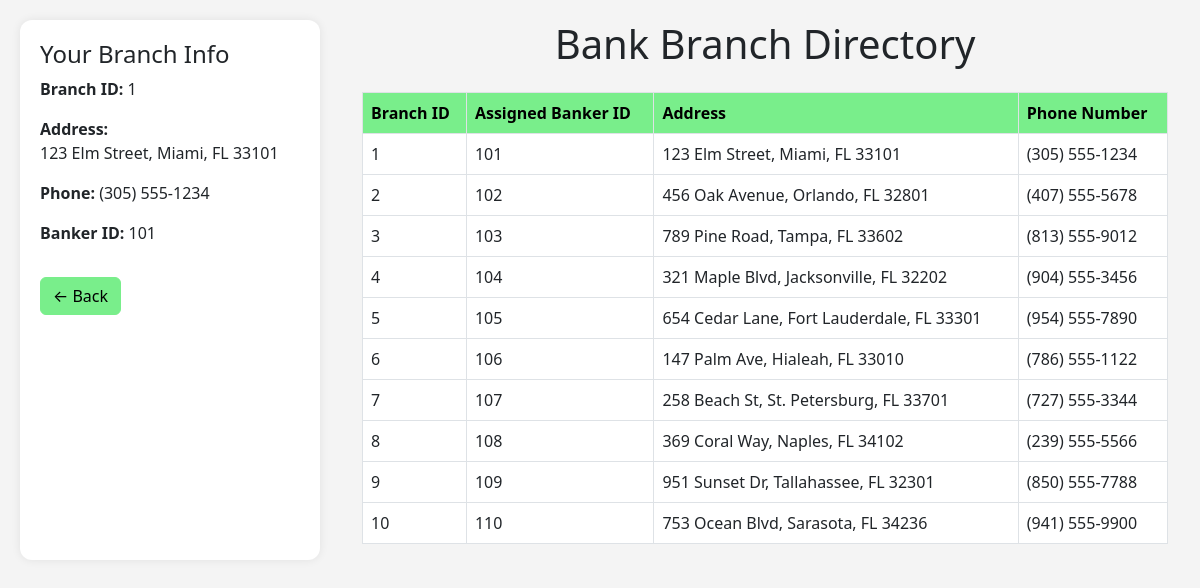
/Branch.php (signed in), run on the app's committed database.
### tables this page shows
CREATE TABLE Branch (
    BranchID INT PRIMARY KEY,
    AssignedBankerID INT,
    Address VARCHAR(255),
    PhoneNumber VARCHAR(20)
);

### Branch.php (the view, shortened to what this page needs)
<?php
include 'config.php';
$customerID = $_SESSION['CustomerID'];
$branchID = null;
$branchProfile = null;
$branchResult = mysqli_query($conn, "
    SELECT b.BranchID, b.Address, b.PhoneNumber, b.AssignedBankerID
    FROM Customer c
    JOIN Branch b ON c.BranchID = b.BranchID
    WHERE c.CustomerID = $customerID
");
if ($branchResult && mysqli_num_rows($branchResult) > 0) {
    $branchProfile = mysqli_fetch_assoc($branchResult);
    $branchID = $branchProfile['BranchID'];
}
$branches = mysqli_query($conn, "SELECT * FROM Branch");
?>
<!DOCTYPE html>
<html lang="en">
<head>
    <link href="https://cdn.jsdelivr.net/npm/bootstrap@5.3.0/dist/css/bootstrap.min.css" rel="stylesheet">
</head>
<body>
    <div class="sidebar">
        <h4> Your Branch Info</h4>
        <?php if ($branchProfile): ?>
            <p><strong>Branch ID:</strong> <?= $branchProfile['BranchID'] ?></p>
            <p><strong>Address:</strong><br><?= $branchProfile['Address'] ?></p>
            <p><strong>Phone:</strong> <?= $branchProfile['PhoneNumber'] ?></p>
            <p><strong>Banker ID:</strong> <?= $branchProfile['AssignedBankerID'] ?></p>
        <?php else: ?>
            <p>No branch information available.</p>
        <?php endif; ?>
        <a href="bankaccount.php" class="btn btn-back mt-3">← Back</a>
    </div>
    <div class="main-content container">
        <h1 class="text-center mb-4">Bank Branch Directory</h1>
        <table class="table table-bordered table-green">
            <thead>
                <tr>
                    <th>Branch ID</th>
                    <th>Assigned Banker ID</th>
                    <th>Address</th>
                    <th>Phone Number</th>
                </tr>
            </thead>
            <tbody>
                <?php while ($row = mysqli_fetch_assoc($branches)): ?>
                    <tr class="<?= ($row['BranchID'] == $branchID) ? 'highlight' : '' ?>">
                        <td><?= htmlspecialchars($row['BranchID']) ?></td>
                        <td><?= htmlspecialchars($row['AssignedBankerID']) ?></td>
                        <td><?= htmlspecialchars($row['Address']) ?></td>
                        <td><?= htmlspecialchars($row['PhoneNumber']) ?></td>
                    </tr>
                <?php endwhile; ?>
            </tbody>
        </table>
    </div>
</body>
</html>

### Branch.php (style rules this page uses)
body { padding: 20px; background-color: #f4f4f4; display: flex; }
.sidebar { width: 300px; margin-right: 30px; background: #ffffff; padding: 20px; border-radius: 12px; box-shadow: 0 0 10px rgba(0,0,0,0.08); }
.main-content { flex: 1; }
.table-green th { background-color: #79EE8B; color: #000; }
.highlight { background-color: #d1ffd9 !important; }
.btn-back { margin-bottom: 15px; background-color: #79EE8B; border-color: #79EE8B; color: #000; }

### data on the page
branch: BranchID "1", Address "123 Elm Street, Miami, FL 33101", PhoneNumber "(305) 555-1234", AssignedBankerID "101"
branch: BranchID "2", AssignedBankerID "102", Address "456 Oak Avenue, Orlando, FL 32801", PhoneNumber "(407) 555-5678"
branch: BranchID "3", AssignedBankerID "103", Address "789 Pine Road, Tampa, FL 33602", PhoneNumber "(813) 555-9012"
branch: BranchID "4", AssignedBankerID "104", Address "321 Maple Blvd, Jacksonville, FL 32202", PhoneNumber "(904) 555-3456"
branch: BranchID "5", AssignedBankerID "105", Address "654 Cedar Lane, Fort Lauderdale, FL 33301", PhoneNumber "(954) 555-7890"
branch: BranchID "6", AssignedBankerID "106", Address "147 Palm Ave, Hialeah, FL 33010", PhoneNumber "(786) 555-1122"
branch: BranchID "7", AssignedBankerID "107", Address "258 Beach St, St. Petersburg, FL 33701", PhoneNumber "(727) 555-3344"
branch: BranchID "8", AssignedBankerID "108", Address "369 Coral Way, Naples, FL 34102", PhoneNumber "(239) 555-5566"
branch: BranchID "9", AssignedBankerID "109", Address "951 Sunset Dr, Tallahassee, FL 32301", PhoneNumber "(850) 555-7788"
branch: BranchID "10", AssignedBankerID "110", Address "753 Ocean Blvd, Sarasota, FL 34236", PhoneNumber "(941) 555-9900"
